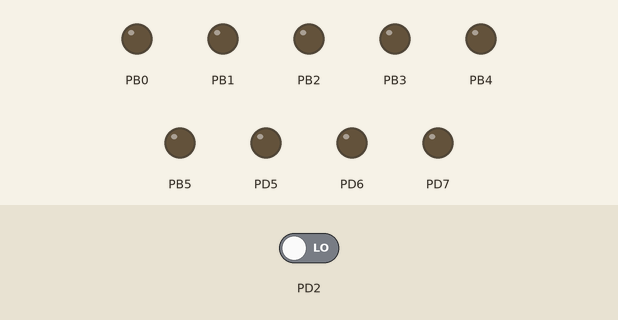
The program below on a simulated ATmega328P, built with avr-gcc and emulated at 16 MHz. Shown: output pins drawn as LEDs (lit = HIGH). Dashed ring = blinking. The inputs (shaded band) are chosen by the test bench; at power-on: PD2 LOW. Random numbers use the default seed unless the program sets one.

Above: at 1.2 s.
1.3 s: PD2 driven HIGH
At 3.7 s:
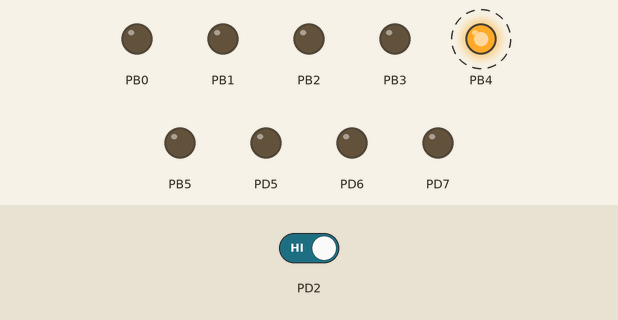
At 6.5 s:
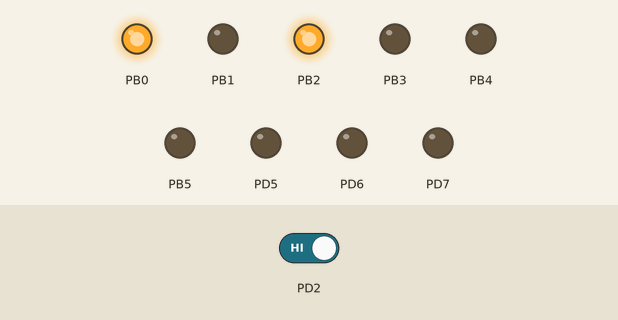
Timing chart, 0 to 12.0 s (numbered marks = the images above; inputs shaded):
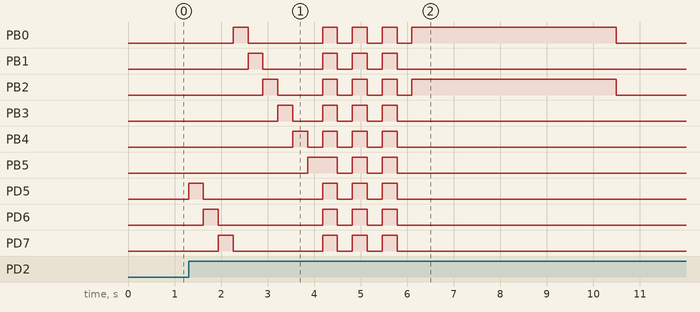

The program:

main.c
```c
/*
 * Task3.c
 *
 * Created: 17/10/2022 10:34:16
 * Author : Mario
 */

#include <avr/io.h>
#include <avr/interrupt.h>
#define F_CPU 16000000UL
#include<stdio.h>
#include<stdlib.h>


int main ()
{
	//Set as outputs pins 5, 6, 7, 8, 9, 10, 11, 12 and 13
	DDRD = (1 << 5)|(1 << 6)|(1 << 7);
	DDRB = (1 << 0)|(1 << 1)|(1 << 2)|(1 << 3)|(1 << 4)|(1 << 5); //PB0, PB1, PB2, PB3 and PB4 as an output
	EIMSK = (1 << INT0); //enable external interrupt 0
	EICRA = 0x03; //make INTO rising edge triggered
	sei (); //enable interrupts
	while (1){
			}; //wait here
}
ISR (INT0_vect) //ISR for external interrupt 0
{
	//Tun on and off all the leds in PORTD that are enabled (5, 6, and 7)
	for(int i = 5; i < 8; i++){
		PORTD |= (1 << i);
		delay_ms_short();
		PORTD &= ~(1 << i);
	}
	//Tun on and off all the leds in PORTB that are enabled (8, 9, 10, 11, 12 and 13)
	for(int i = 0; i < 6; i++){
			PORTB |= (1 << i);
			delay_ms_short();
			PORTB &= ~(1 << i);
	}
	// Flash all the leds that are enabled on and off 3 times (pins 5 to 13)
	for(int i = 0; i < 3; i++){
		PORTD |= (1 << 5)|(1 << 6)|(1 << 7);
		PORTB |= (1 << 0)|(1 << 1)|(1 << 2)|(1 << 3)|(1 << 4)|(1 << 5); //toggle PORTB.2
		delay_ms_short(); //wait 1 sec
		PORTB &= ~((1 << 0)|(1 << 1)|(1 << 2)|(1 << 3)|(1 << 4)|(1 << 5)); //untoggle PORTB.2
		PORTD &= ~((1 << 5)|(1 << 6)|(1 << 7));
		delay_ms_short();
	}
	//Generate a random number from 1 to 6
	int randNumber = 1 + ( rand() % 6 );
	//Set in the 9x9 led matrix the number generated simulating a dice
	switch(randNumber){
		case 1:
			PORTB |= (1 << 1);
			break;
		case 2:
			PORTB |= (1 << 0)|(1 << 2);
			break;
		case 3:
			PORTD |= (1 << 5); PORTB |= (1 << 1)|(1 << 5);
			break;
		case 4:
			PORTD |= (1 << 5)|(1 << 7); PORTB |= (1 << 3)|(1 << 5);
			break;
		case 5:
			PORTD |= (1 << 5)|(1 << 7); PORTB |= (1 << 3)|(1 << 1)|(1 << 5);
			break;
		case 6:
			PORTD |= (1 << 5)|(1 << 6)|(1 << 7); PORTB |= (1 << 3)|(1 << 4)|(1 << 5);
			break;
	}
	//Wait 4s in total
	delay_ms();
	delay_ms();
	//Turn off all leds
	PORTD = 0x00;
	PORTB = 0x00;
}

void delay_ms()
{
	// 16MHz (Because we use timer 1, 16 bits) /1024 (Because we are going to use the prescaler of timer 1)
	// 16MHz/1024 = 15625 (Cycles in a s)
	//1/15625=0.000064 (T=1/f)
	//(M+f) => (14+7)*100 = 2s of delay
	//2/0.000064 = 31250 (clock cycles to make 2s)
	//2^16 = 65536 (clock is 16, that means 655396 bites)
	//65536-31250 = 34286 (Start number for the counter)

	OCR1A = 34286; //delay
	TCCR1A = 0x00; //normal mode but operating CTC?0
	TCCR1B = (1<<CS12)|(1<<CS10); //set the prescalar as 1024
	while((TIFR1 &(1<<OCF1A))==0) //wait till the timer overflows flag is SET
	{
	}
	TCCR1B = 0x00; // Turn off clock1
	TCNT1 = 0; //Reset counter
	TIFR1 |= 1<<OCF1A; //Clear time overflow flag


}

void delay_ms_short()
{
	OCR1A = 5000; //delay
	TCCR1A = 0x00; //normal mode but operating CTC?0
	TCCR1B = (1<<CS12)|(1<<CS10); //set the prescalar as 1024
	while((TIFR1 &(1<<OCF1A))==0) //wait till the timer overflows flag is SET
	{
	}
	TCCR1B = 0x00; // Turn off clock1
	TCNT1 = 0; //Reset counter
	TIFR1 |= 1<<OCF1A; //Clear time overflow flag


}
```

Measured:
- after the input at 1.3 s, PB0: goes HIGH 0.32 s, LOW 1.6 s, 3 × (HIGH 0.32 s, LOW 0.32 s), HIGH 4.4 s, then LOW, starting after 0.96 s; PB1: LOW → HIGH after 1.3 s, → LOW 0.32 s later, → HIGH 1.3 s later, → LOW 0.32 s later, … (8 changes in this stretch)
